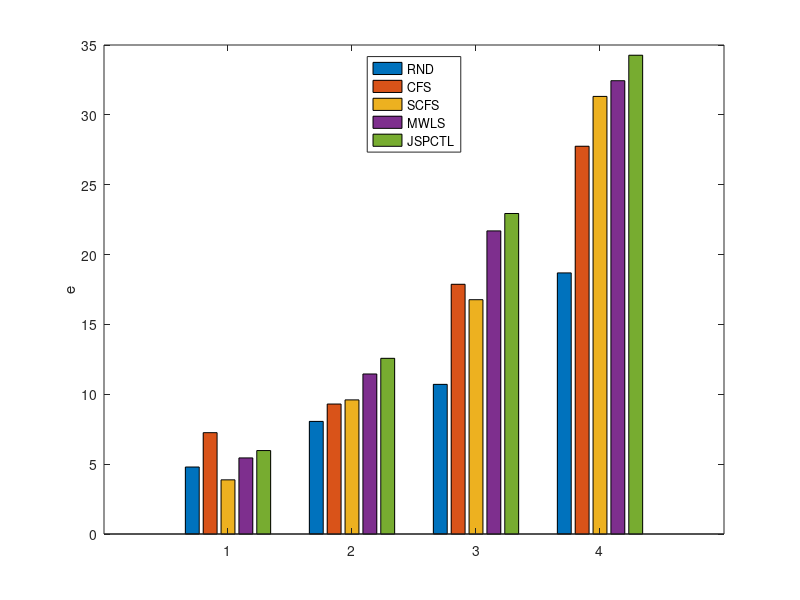

MATLAB code to generate this figure:
% clear, close all;
%~~~~~~~~~~~~~~~~~~~~~~~~~~~~~~~~~~~~~~~~~  Fig5a~~~~~~~~~~~~~~~~~~~~~~~~
% Initial();
% [PN1]=RND( );
% [PN2]=CFS( );
% [PN3]=SCFS( );
% [PN4]=MWLS( );
% [PN5]=JSPCTL( ); 
%  v=[1.5; 1.4; 0];
%  UN(:,1)=[300; 350; 520];
% for k=1:1:60
%   UN(:,k+1)=UN(:,k)+3*v;
% end
% figure(1)
% % plot3(UN(1,:),UN(2,:),UN(3,:),'-')
% plot3(UN(1,:),UN(2,:),UN(3,:),'-', PN1(1,:), PN1(2,:), PN1(3,:),'-o', PN2(1,:), PN2(2,:), PN2(3,:),'-+', PN3(1,:), PN3(2,:), PN3(3,:),'-x', PN4(1,:), PN4(2,:), PN4(3,:),'-*',PN5(1,:), PN5(2,:), PN5(3,:),'-d')
% legend('AL','RND', 'CFS', 'SCFS', 'MWLS','JSPCTL', 'location', 'north');
% xlabel('X (m)');
% ylabel('Y (m)');
% zlabel('Z (m)');
% grid on

%~~~~~~~~~~~~~~~~~~~~~~~~~~~~~~~~~~~~~~~~~Fig5b 和 Fig5d~~~~~~~~~~~~~~~~~~~~~~~~
% for i=1:20
%     Initial();
%     [E1, LE1]=RND( );
%     [E2, LE2]=CFS( );
%     [E3, LE3]=SCFS( );
%     [E4, LE4]=MWLS( );
%     [E5, LE5]=JSPCTL( );
%     error(1,i)=mean(E1);
%     error(2,i)=mean(E2);
%     error(3,i)=mean(E3);
%     error(4,i)=mean(E4);
%     error(5,i)=mean(E5);
%     i
% end
% RNDerr=mean(error(1,:))
% CFSerr=mean(error(2,:))
% SCFSAerr=mean(error(3,:))
% MWLSerr=mean(error(4,:))
% JSPCTLerr=mean(error(5,:))
%% The following data was obtained by running the above code.
% X=[1.6576 1.939 1.8129 2.817 3.2536; 2.4103 3.2099 3.5243 7.1814 7.966; 3.387 4.2844 6.3378 12.3077 14.9711; 4.0942 6.067 8.7961 19.383 24.0167]; 
X=[4.7946 7.2532 3.8768 5.4461 5.9732; 8.0601 9.3023 9.5993 11.4535 12.5747; 10.7107 17.8742 16.7704 21.6952 22.9405; 18.6881 27.754 31.3207 32.4449 34.2688]; 
figure(1)
bar(X);
ylabel('e');
legend('RND', 'CFS', 'SCFS', 'MWLS','JSPCTL', 'location', 'north')

%~~~~~~~~~~~~~~~~~~~~~~~~~~~~~~~~~~~~~~~~~Fig5c~~~~~~~~~~~~~~~~~~~~~~~~
%  Initial();
% [PN1]=RND( );
% [PN2]=CFS( );
% [PN3]=SCFS( );
% [PN4]=MWLS( );
% [PN5]=JSPCTL( ); 
% z=0;
%  for k=1:65
%      UN(1,k)=50*sin(z)+500;
%      UN(2,k)=50*cos(z)+500;
%      UN(3,k)=80*z;
%      z=z+0.1;
%  end
% figure(1)
% plot3(UN(1,:),UN(2,:),UN(3,:),'-', PN1(1,:), PN1(2,:), PN1(3,:),'-o', PN2(1,:), PN2(2,:), PN2(3,:),'-+', PN3(1,:), PN3(2,:), PN3(3,:),'-x', PN4(1,:), PN4(2,:), PN4(3,:),'-*',PN5(1,:), PN5(2,:), PN5(3,:),'-d')
% xlabel('X (m)');
% ylabel('Y (m)');
% zlabel('Z (m)');
% % plot3(UN(1,:),UN(2,:),UN(3,:))
% legend('AL','RND', 'CFS', 'SCFS', 'MWLS','JSPCTL', 'location', 'north')
% grid on
% 

%
